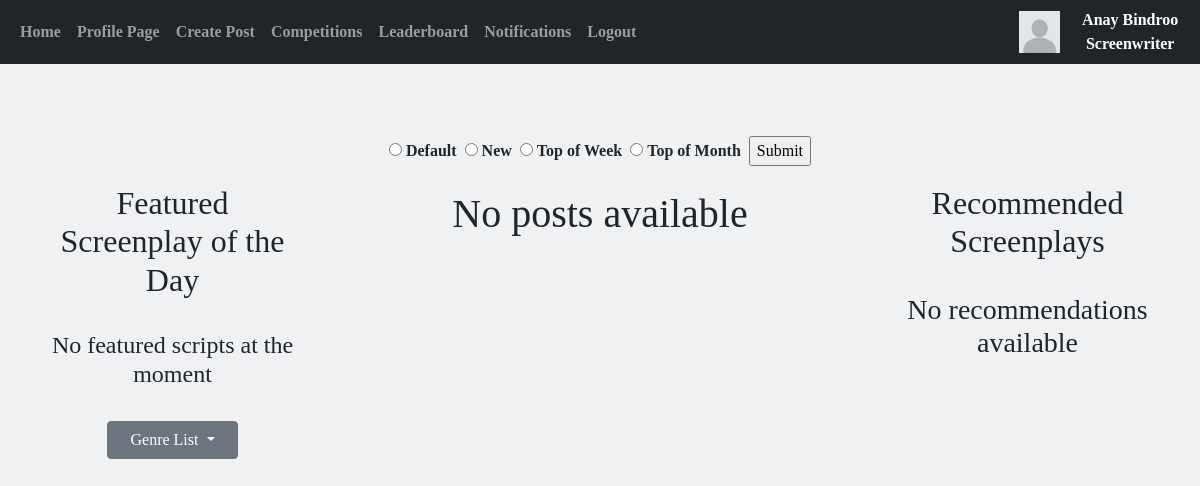
/home (signed in), run on an earlier commit of the app's database.
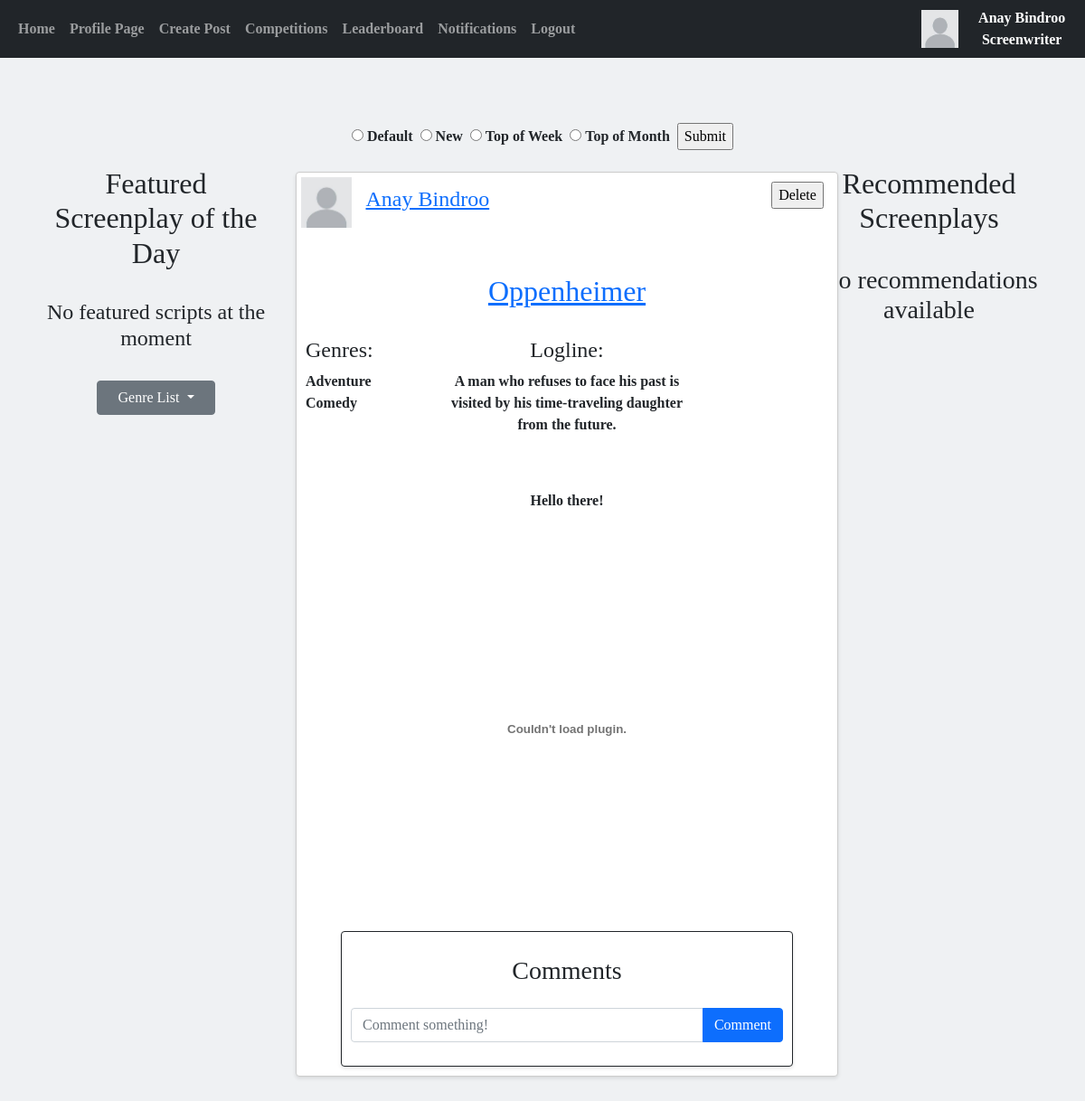
And on a later commit of the database.
### website/models.py (models this page shows)
class Screenplays(db.Model):
    __tablename__ = "Screenplays"
    scriptid = db.Column(db.Integer, primary_key=True)
    writerid = db.Column(db.Integer, db.ForeignKey('Screenwriters.writerid', ondelete="CASCADE"), nullable=False)
    title = db.Column(db.String(300))
    logline = db.Column(db.String(165))
    message = db.Column(db.Text)
    screenplay = db.Column(db.String(300))
    fullfile = db.Column(db.String(300))
    avgrating = db.Column(db.Float)
    date_created = db.Column(db.Date, default=func.current_date())
    datetime_created = db.Column(db.DateTime(timezone=True), default=func.now())
    scripts = db.relationship('Notifications', backref="script", passive_deletes=True)
    scriptscommented = db.relationship('Comments', backref="script", passive_deletes=True)
    liked = db.relationship('LikedScreenplays', backref="script", passive_deletes=True)
    scripts2 = db.relationship('ScriptHas', backref="script", passive_deletes=True)
    liked2 = db.relationship('FeaturedScripts', backref="script", passive_deletes=True)

class Users(db.Model, UserMixin):
    __tablename__ = "Users"
    id = db.Column(db.Integer, primary_key=True)
    email = db.Column(db.String(150), unique=True)
    username = db.Column(db.String(150), unique=True)
    forename = db.Column(db.String(75), unique=True)
    surname = db.Column(db.String(75))
    password = db.Column(db.String(150))
    accounttype = db.Column(db.Integer)
    profilepic = db.Column(db.String(), nullable=True)
    biography = db.Column(db.Text)
    insta = db.Column(db.String(), nullable=True)
    twitter = db.Column(db.String(), nullable=True)
    notifnum = db.Column(db.Integer)
    date_created = db.Column(db.DateTime(timezone=True), default=func.now())
    writers = db.relationship('Screenwriters', backref="user", passive_deletes=True)
    producers = db.relationship('Producers', backref="user", passive_deletes=True)

class ScriptHas(db.Model):
    __tablename__ = "ScriptHas"
    scriptid = db.Column(db.Integer, db.ForeignKey('Screenplays.scriptid'), primary_key=True)
    genreid = db.Column(db.Integer, db.ForeignKey('Genres.genreid'), primary_key=True)

class Genres(db.Model):
    __tablename__ = "Genres"
    genreid = db.Column(db.Integer, primary_key=True)
    genre = db.Column(db.String(50))
    genres = db.relationship('ScriptHas', backref="has")
    genres2 = db.relationship('CompHas', backref="has")

### website/homepage.py (the view)
@homepage.route("/")
@homepage.route("/home", methods=['GET', 'POST'])
@login_required
def home():
    UpdateNotificationNumber(current_user.id)
    if current_user.accounttype == 1:
        writer = Screenwriters.query.filter_by(userid=current_user.id).first()
        recs = GiveRecommendations(writer.writerid)
    else:
        recs = None
    sortedposts = Screenplays.query.order_by(Screenplays.avgrating.desc())
    posts = []
    for post in sortedposts:
        if post.date_created == date.today():
            posts.append(post)
    comments = Comments.query.all()
    scripthas = ScriptHas.query.all()
    likes = LikedScreenplays.query.all()
    featured = [None, None, None, None, None, None]
    LoadFeatured(featured, date.today())
    script = featured[0]
    if (script != None) and (datetime.now() >= script.dequeuedatetime): #When the screenplay's time is up, the screenplay is dequeued and removed from the table
        featured.pop()
        feature = FeaturedScripts.query.filter_by(scriptid = script.scriptid).first()
        db.session.delete(feature)
        db.session.commit()
    return flask.render_template("home.html", user=current_user, posts=posts, comments=comments, scripthas=scripthas, recs=recs, likes=likes, script=featured[0], featured=featured)

### website/load.py (called while the page is built, shortened)
def LoadFeatured(queue, date): #Loads the queue with 6 screenplays that got 10 or more ratings of 4 stars or more that day
    posts = Screenplays.query.filter_by(date_created = date)
    hour = 4
    for post in posts:
        likes = LikedScreenplays.query.filter(LikedScreenplays.scriptid == post.scriptid, LikedScreenplays.rating >= 4.0)
        if likes.count() >= 10 and ScriptInFeatured(post.scriptid) == False:
            newfeatured = FeaturedScripts(scriptid = post.scriptid, dequeuedatetime = datetime.now()+timedelta(hours=hour))
            db.session.add(newfeatured)
            db.session.commit()
            hour += 4
    for num in range(1,7):
        script = FeaturedScripts.query.filter_by(featuredid = num).first()
        queue[num-1] = script

def GiveRecommendations(writerid): # Returns a list of 3 screenplay recommendations for a screenwriter user based on the genres the user likes
    UsersLikedPosts = LikedScreenplays.query.filter(LikedScreenplays.rating > 3.5).all()
    postids = []
    for post in UsersLikedPosts:
        if post.writerid == writerid:
            postids.append(post.scriptid)
    if len(postids) == 0:
        recs = None
        return recs

### website/templates/home.html (shortened to what the changed rows need)
{% extends "base.html" %}
{% block content %}
<!DOCTYPE html>
<html lang="en">
<head>
    <link rel="stylesheet" href="https://cdn.jsdelivr.net/npm/bootstrap-icons@1.5.0/font/bootstrap-icons.css">
    <link href="https://cdn.jsdelivr.net/npm/bootstrap@5.0.1/dist/css/bootstrap.min.css" rel="stylesheet">
</head>
<body>
    <br><br>
    <div class="row">
        <div style="text-align:center; margin-left: auto; margin-right: auto" class="col-3">
            <br><br>
            {% if featured %}
                <div style="text-align: center">
                    <h2>Featured Screenplay of the Day</h2><br>
                </div>
            {% endif %}
            <br>
        </div>
        <div class="col-6" style="text-align:center; margin-left: auto; margin-right: auto">
            <br>
            <div id="posts">
                {% if posts %}
                    {% for post in posts %}
                        <div class="card">
                            {% if user.id == post.writer.user.id %}
                                <form action = /delete-post/{{post.scriptid}} method="POST">
                                    <input class="delete-button" type="submit" value="Delete" onclick="return confirm('Are you sure you want to delete this post?')">
                                </form>
                            {% endif %}
                            <div class="user-info">
                                {% if post.writer.user.profilepic %}
                                    <img src="{{ url_for('static', filename='images/'+ post.writer.user.profilepic) }}" width = "110px" height = "110px" alt="Profile picture" class="profile-pic">
                                {% else %}
                                    <img src="/static/images/default.jpg" alt="Default profile picture" width = "110px" height = "110px" class="profile-pic">
                                {% endif %}
                                <a href="/profilepage/{{post.writer.user.id}}" class="username"><h4>{{post.writer.user.username}}</h4></a>
                            </div>
                            <br><br><br>
                            {% if post.screenplay %}
                                <a href="/script/{{post.scriptid}}" target="_blank"><h2>{{post.title}}</h2></a>
                            {% else %}
                                <h2>{{post.title}}</h2>
                            {% endif %}
                            <br>
                            <div class="row">
                                <div class="col-3" style="text-align: left">
                                    <h4>Genres:</h4>
                                        {% for script in scripthas %}
                                                {% if script.scriptid == post.scriptid %}
                                                    <b>{{script.has.genre}}</b><br>
                                                {% endif %}
                                        {% endfor %}
                                </div>
                                <br>
                                <div class="col-6" style="text-align: center;">
                                    <h4>Logline:</h4>
                                    <p>{{post.logline}}</p>
                                </div>
                                <div class="col-3">
                                </div>
                            </div>
                            <br>
                            <p class="message">{{post.message}}</p>
                            <br>
                            {% if post.screenplay %}
                                <embed class="pdf-embed" style="text-align: center;" src="{{url_for('static', filename='files/'+ post.screenplay)}}#toolbar=0" width = "100%" height = "550px%">
                            {% else %}
                                <h2>Screenplay not available</h2>
                            {% endif %}
                            <br>
                            {% if user.accounttype == 1 %}
                                <div class="card border-dark" style="width:500px">
                                    <div class="card-body">
                                    <h3>Comments</h3>
                                    </div>
                                    <form class="input-group mb-3"method="POST" action="/create-comment/{{post.scriptid}}">
                                        <input type="text" id="text" name="text" class="form-control" placeholder="Comment something!"/>
                                        <button type="submit" class="btn btn-primary">Comment</button>
                                    </form>
                                </div>
                            {% endif %}
                        </div>
                        <br>
                    {% endfor %}
                    <br>
                {% else %}
                    <h1>No posts available</h1>
                {% endif %}
            </div>
        </div>
        {% if user.accounttype == 1 %}
            <div class="col-3">
                <br>
                <br>
                <h2 style="text-align: center">Recommended Screenplays</h2>
                    <br>
            </div>
        {% elif user.accounttype == 2 %}
            <div class="col-3">
            </div>
        {% endif %}
    </div>
</body>
</html>
{% endblock %}

What changed in the data, as far as the page shows it:
now on this page (row edited): Screenplays: writer.user.username "Anay Bindroo", title "Oppenheimer", logline "A man who refuses to face his past is visited by his time-traveling daughter from the future.", message "Hello there!"
now on this page (row unchanged): ScriptHas: has.genre "Adventure"
now on this page (row unchanged): ScriptHas: has.genre "Comedy"
Also different on the page:
text no longer shown: "No posts available"
